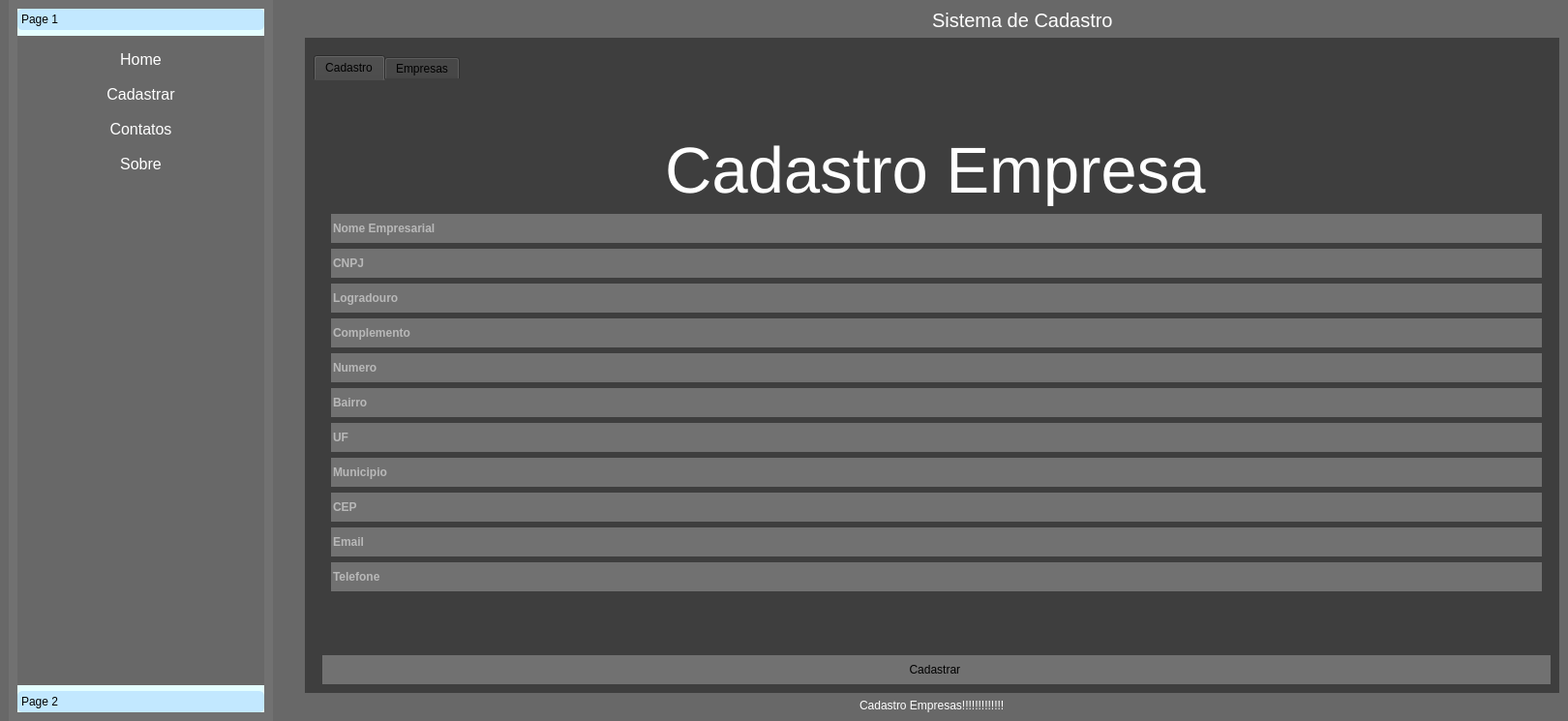
<?xml version="1.0" encoding="UTF-8"?>
<ui version="4.0">
 <class>MainWindow</class>
 <widget class="QMainWindow" name="MainWindow">
  <property name="geometry">
   <rect>
    <x>0</x>
    <y>0</y>
    <width>1620</width>
    <height>745</height>
   </rect>
  </property>
  <property name="windowTitle">
   <string>MainWindow</string>
  </property>
  <property name="styleSheet">
   <string notr="true">background-color: rgb(104, 104, 104);</string>
  </property>
  <widget class="QWidget" name="centralwidget">
   <property name="styleSheet">
    <string notr="true">*{
border:none
}

QLabel{
color:#fff
}
</string>
   </property>
   <layout class="QGridLayout" name="gridLayout_2">
    <property name="leftMargin">
     <number>0</number>
    </property>
    <property name="topMargin">
     <number>0</number>
    </property>
    <property name="rightMargin">
     <number>0</number>
    </property>
    <property name="bottomMargin">
     <number>0</number>
    </property>
    <item row="0" column="0">
     <widget class="QFrame" name="left_Container">
      <property name="maximumSize">
       <size>
        <width>300</width>
        <height>16777215</height>
       </size>
      </property>
      <property name="frameShape">
       <enum>QFrame::StyledPanel</enum>
      </property>
      <property name="frameShadow">
       <enum>QFrame::Raised</enum>
      </property>
      <layout class="QHBoxLayout" name="horizontalLayout">
       <property name="spacing">
        <number>9</number>
       </property>
       <property name="leftMargin">
        <number>9</number>
       </property>
       <property name="topMargin">
        <number>0</number>
       </property>
       <property name="rightMargin">
        <number>9</number>
       </property>
       <property name="bottomMargin">
        <number>0</number>
       </property>
       <item>
        <widget class="QFrame" name="frame_2">
         <property name="styleSheet">
          <string notr="true">QFrame{
	background-color: rgb(113, 113, 113);
}
QToolBox{
text-align:left;
	background-color: rgb(228, 254, 255);
}

QToolBox::tab{
border-radius:5px;
background-color:rgb(194,232,255);
text-align:left;

}</string>
         </property>
         <property name="frameShape">
          <enum>QFrame::StyledPanel</enum>
         </property>
         <property name="frameShadow">
          <enum>QFrame::Raised</enum>
         </property>
         <layout class="QVBoxLayout" name="verticalLayout_3">
          <property name="spacing">
           <number>0</number>
          </property>
          <property name="leftMargin">
           <number>9</number>
          </property>
          <property name="topMargin">
           <number>9</number>
          </property>
          <property name="rightMargin">
           <number>9</number>
          </property>
          <property name="bottomMargin">
           <number>9</number>
          </property>
          <item>
           <widget class="QToolBox" name="toolBox">
            <property name="styleSheet">
             <string notr="true">QPushButton:hover{
	background-color:rgb(65,65,65);
	font-weight:800;
}

QPushButton{
color:rgb(255,255,255);
}</string>
            </property>
            <property name="currentIndex">
             <number>0</number>
            </property>
            <widget class="QWidget" name="page">
             <property name="geometry">
              <rect>
               <x>0</x>
               <y>0</y>
               <width>254</width>
               <height>667</height>
              </rect>
             </property>
             <attribute name="label">
              <string>Page 1</string>
             </attribute>
             <layout class="QVBoxLayout" name="verticalLayout_4">
              <item>
               <widget class="QPushButton" name="Btn_Inicio_as">
                <property name="minimumSize">
                 <size>
                  <width>0</width>
                  <height>30</height>
                 </size>
                </property>
                <property name="sizeIncrement">
                 <size>
                  <width>0</width>
                  <height>0</height>
                 </size>
                </property>
                <property name="font">
                 <font>
                  <pointsize>12</pointsize>
                 </font>
                </property>
                <property name="cursor">
                 <cursorShape>PointingHandCursor</cursorShape>
                </property>
                <property name="text">
                 <string>Home</string>
                </property>
               </widget>
              </item>
              <item>
               <widget class="QPushButton" name="Btn_Cadastrar_as">
                <property name="minimumSize">
                 <size>
                  <width>0</width>
                  <height>30</height>
                 </size>
                </property>
                <property name="sizeIncrement">
                 <size>
                  <width>0</width>
                  <height>0</height>
                 </size>
                </property>
                <property name="font">
                 <font>
                  <pointsize>12</pointsize>
                 </font>
                </property>
                <property name="cursor">
                 <cursorShape>PointingHandCursor</cursorShape>
                </property>
                <property name="text">
                 <string>Cadastrar</string>
                </property>
               </widget>
              </item>
              <item>
               <widget class="QPushButton" name="Btn_Sobre_as">
                <property name="minimumSize">
                 <size>
                  <width>0</width>
                  <height>30</height>
                 </size>
                </property>
                <property name="sizeIncrement">
                 <size>
                  <width>0</width>
                  <height>0</height>
                 </size>
                </property>
                <property name="font">
                 <font>
                  <pointsize>12</pointsize>
                 </font>
                </property>
                <property name="cursor">
                 <cursorShape>PointingHandCursor</cursorShape>
                </property>
                <property name="text">
                 <string>Contatos</string>
                </property>
               </widget>
              </item>
              <item>
               <widget class="QPushButton" name="Btn_Contato_as">
                <property name="minimumSize">
                 <size>
                  <width>0</width>
                  <height>30</height>
                 </size>
                </property>
                <property name="sizeIncrement">
                 <size>
                  <width>0</width>
                  <height>0</height>
                 </size>
                </property>
                <property name="font">
                 <font>
                  <pointsize>12</pointsize>
                 </font>
                </property>
                <property name="cursor">
                 <cursorShape>PointingHandCursor</cursorShape>
                </property>
                <property name="text">
                 <string>Sobre</string>
                </property>
               </widget>
              </item>
              <item>
               <spacer name="verticalSpacer">
                <property name="orientation">
                 <enum>Qt::Vertical</enum>
                </property>
                <property name="sizeHint" stdset="0">
                 <size>
                  <width>20</width>
                  <height>40</height>
                 </size>
                </property>
               </spacer>
              </item>
             </layout>
            </widget>
            <widget class="QWidget" name="page_2">
             <property name="geometry">
              <rect>
               <x>0</x>
               <y>0</y>
               <width>254</width>
               <height>667</height>
              </rect>
             </property>
             <attribute name="label">
              <string>Page 2</string>
             </attribute>
             <layout class="QVBoxLayout" name="verticalLayout_5">
              <item>
               <widget class="QLabel" name="label_4">
                <property name="toolTip">
                 <string>&lt;html&gt;&lt;head/&gt;&lt;body&gt;&lt;p align=&quot;center&quot;&gt;&lt;span style=&quot; font-size:18pt;&quot;&gt;Usuario: Thiago&lt;/span&gt;&lt;/p&gt;&lt;p align=&quot;center&quot;&gt;&lt;span style=&quot; font-size:18pt;&quot;&gt;Sistema: Cadastro&lt;/span&gt;&lt;/p&gt;&lt;p align=&quot;center&quot;&gt;&lt;span style=&quot; font-size:18pt;&quot;&gt;Status:Ativo&lt;/span&gt;&lt;/p&gt;&lt;p align=&quot;center&quot;&gt;&lt;span style=&quot; font-size:18pt;&quot;&gt;Venc:12/12/3000&lt;/span&gt;&lt;/p&gt;&lt;/body&gt;&lt;/html&gt;</string>
                </property>
                <property name="styleSheet">
                 <string notr="true">color: rgb(255, 255, 255);</string>
                </property>
                <property name="text">
                 <string>&lt;html&gt;&lt;head/&gt;&lt;body&gt;&lt;p align=&quot;center&quot;&gt;&lt;span style=&quot; font-size:18pt;&quot;&gt;Usuario: Root&lt;/span&gt;&lt;/p&gt;&lt;p align=&quot;center&quot;&gt;&lt;span style=&quot; font-size:18pt;&quot;&gt;Sistema: Cadastro&lt;/span&gt;&lt;/p&gt;&lt;p align=&quot;center&quot;&gt;&lt;span style=&quot; font-size:18pt;&quot;&gt;Status: Ativo&lt;/span&gt;&lt;/p&gt;&lt;p align=&quot;center&quot;&gt;&lt;span style=&quot; font-size:18pt;&quot;&gt;Venc: 12/12/3000&lt;/span&gt;&lt;/p&gt;&lt;/body&gt;&lt;/html&gt;</string>
                </property>
               </widget>
              </item>
             </layout>
            </widget>
           </widget>
          </item>
         </layout>
        </widget>
       </item>
       <item>
        <widget class="QFrame" name="frame">
         <property name="frameShape">
          <enum>QFrame::StyledPanel</enum>
         </property>
         <property name="frameShadow">
          <enum>QFrame::Raised</enum>
         </property>
         <layout class="QHBoxLayout" name="horizontalLayout_4">
          <property name="spacing">
           <number>0</number>
          </property>
          <property name="leftMargin">
           <number>0</number>
          </property>
          <property name="topMargin">
           <number>0</number>
          </property>
          <property name="rightMargin">
           <number>0</number>
          </property>
          <property name="bottomMargin">
           <number>0</number>
          </property>
         </layout>
        </widget>
       </item>
      </layout>
     </widget>
    </item>
    <item row="0" column="1">
     <widget class="QFrame" name="Main_Container">
      <property name="frameShape">
       <enum>QFrame::StyledPanel</enum>
      </property>
      <property name="frameShadow">
       <enum>QFrame::Raised</enum>
      </property>
      <layout class="QVBoxLayout" name="verticalLayout">
       <item>
        <widget class="QFrame" name="top_frame">
         <property name="frameShape">
          <enum>QFrame::StyledPanel</enum>
         </property>
         <property name="frameShadow">
          <enum>QFrame::Raised</enum>
         </property>
         <layout class="QHBoxLayout" name="horizontalLayout_2">
          <property name="spacing">
           <number>0</number>
          </property>
          <property name="leftMargin">
           <number>0</number>
          </property>
          <property name="topMargin">
           <number>0</number>
          </property>
          <property name="rightMargin">
           <number>0</number>
          </property>
          <property name="bottomMargin">
           <number>0</number>
          </property>
          <item>
           <widget class="QPushButton" name="Btn_Toggle">
            <property name="cursor">
             <cursorShape>PointingHandCursor</cursorShape>
            </property>
            <property name="styleSheet">
             <string notr="true"/>
            </property>
            <property name="text">
             <string/>
            </property>
            <property name="icon">
             <iconset>
              <normaloff>:/icons/single-user-icon-png-free--rLHSHx.png</normaloff>:/icons/single-user-icon-png-free--rLHSHx.png</iconset>
            </property>
            <property name="iconSize">
             <size>
              <width>24</width>
              <height>24</height>
             </size>
            </property>
           </widget>
          </item>
          <item>
           <widget class="QLabel" name="label">
            <property name="enabled">
             <bool>true</bool>
            </property>
            <property name="font">
             <font>
              <pointsize>15</pointsize>
             </font>
            </property>
            <property name="text">
             <string>Sistema de Cadastro</string>
            </property>
            <property name="alignment">
             <set>Qt::AlignLeading|Qt::AlignLeft|Qt::AlignTop</set>
            </property>
           </widget>
          </item>
         </layout>
        </widget>
       </item>
       <item>
        <widget class="QFrame" name="main_frame">
         <property name="sizePolicy">
          <sizepolicy hsizetype="Preferred" vsizetype="Expanding">
           <horstretch>0</horstretch>
           <verstretch>0</verstretch>
          </sizepolicy>
         </property>
         <property name="styleSheet">
          <string notr="true">background-color: rgb(62,62,62)</string>
         </property>
         <property name="frameShape">
          <enum>QFrame::StyledPanel</enum>
         </property>
         <property name="frameShadow">
          <enum>QFrame::Raised</enum>
         </property>
         <layout class="QVBoxLayout" name="verticalLayout_6">
          <property name="spacing">
           <number>0</number>
          </property>
          <property name="leftMargin">
           <number>9</number>
          </property>
          <property name="topMargin">
           <number>9</number>
          </property>
          <property name="rightMargin">
           <number>0</number>
          </property>
          <property name="bottomMargin">
           <number>0</number>
          </property>
          <item>
           <widget class="QStackedWidget" name="stackedWidget">
            <property name="currentIndex">
             <number>3</number>
            </property>
            <widget class="QWidget" name="page_sobre">
             <layout class="QHBoxLayout" name="horizontalLayout_6">
              <item>
               <widget class="QLabel" name="label_GitHub">
                <property name="text">
                 <string>&lt;html&gt;&lt;head/&gt;&lt;body&gt;&lt;p align=&quot;center&quot;&gt;&lt;span style=&quot; font-size:18pt;&quot;&gt;GitHub&lt;/span&gt;&lt;/p&gt;&lt;p align=&quot;center&quot;&gt;&lt;a href=&quot;https://github.com/ThiagoST32&quot;&gt;&lt;span style=&quot; font-size:18pt; color:#ffffff;&quot;&gt;ThiagoST32&lt;/span&gt;&lt;/a&gt;&lt;/p&gt;&lt;/body&gt;&lt;/html&gt;</string>
                </property>
               </widget>
              </item>
              <item>
               <spacer name="horizontalSpacer">
                <property name="orientation">
                 <enum>Qt::Horizontal</enum>
                </property>
                <property name="sizeHint" stdset="0">
                 <size>
                  <width>135</width>
                  <height>20</height>
                 </size>
                </property>
               </spacer>
              </item>
              <item>
               <widget class="QLabel" name="label_Instagram">
                <property name="text">
                 <string>&lt;html&gt;&lt;head/&gt;&lt;body&gt;&lt;p align=&quot;center&quot;&gt;&lt;span style=&quot; font-size:18pt;&quot;&gt;Instagram&lt;/span&gt;&lt;/p&gt;&lt;p align=&quot;center&quot;&gt;&lt;a href=&quot;https://www.instagram.com/thyago6554/?hl=pt-br&quot;&gt;&lt;span style=&quot; font-size:18pt; text-decoration: underline; color:#ffffff;&quot;&gt;@thyago6554&lt;/span&gt;&lt;/a&gt;&lt;/p&gt;&lt;/body&gt;&lt;/html&gt;</string>
                </property>
               </widget>
              </item>
              <item>
               <spacer name="horizontalSpacer_5">
                <property name="orientation">
                 <enum>Qt::Horizontal</enum>
                </property>
                <property name="sizeHint" stdset="0">
                 <size>
                  <width>40</width>
                  <height>20</height>
                 </size>
                </property>
               </spacer>
              </item>
              <item>
               <widget class="QLabel" name="label_Email">
                <property name="text">
                 <string>&lt;html&gt;&lt;head/&gt;&lt;body&gt;&lt;p align=&quot;center&quot;&gt;&lt;span style=&quot; font-size:18pt;&quot;&gt;Email&lt;/span&gt;&lt;/p&gt;&lt;p align=&quot;center&quot;&gt;&lt;span style=&quot; font-size:18pt;&quot;&gt;thiago.sandre.trevisan@gmail.com&lt;/span&gt;&lt;/p&gt;&lt;p align=&quot;center&quot;&gt;&lt;br/&gt;&lt;/p&gt;&lt;/body&gt;&lt;/html&gt;</string>
                </property>
               </widget>
              </item>
              <item>
               <spacer name="horizontalSpacer_2">
                <property name="orientation">
                 <enum>Qt::Horizontal</enum>
                </property>
                <property name="sizeHint" stdset="0">
                 <size>
                  <width>135</width>
                  <height>20</height>
                 </size>
                </property>
               </spacer>
              </item>
              <item>
               <widget class="QLabel" name="label_LinkeDin">
                <property name="text">
                 <string>&lt;html&gt;&lt;head/&gt;&lt;body&gt;&lt;p align=&quot;center&quot;&gt;&lt;span style=&quot; font-size:18pt;&quot;&gt;LinkeDin&lt;/span&gt;&lt;/p&gt;&lt;p align=&quot;center&quot;&gt;&lt;a href=&quot;www.linkedin.com/in/thiago-sandre-840a23270  &quot;&gt;&lt;span style=&quot; font-size:18pt; text-decoration: underline; color:#ffffff;&quot;&gt;Perfil LinkeDin&lt;/span&gt;&lt;/a&gt;&lt;/p&gt;&lt;/body&gt;&lt;/html&gt;</string>
                </property>
               </widget>
              </item>
              <item>
               <spacer name="verticalSpacer_8">
                <property name="orientation">
                 <enum>Qt::Vertical</enum>
                </property>
                <property name="sizeHint" stdset="0">
                 <size>
                  <width>20</width>
                  <height>640</height>
                 </size>
                </property>
               </spacer>
              </item>
             </layout>
            </widget>
            <widget class="QWidget" name="page_home">
             <layout class="QGridLayout" name="gridLayout"/>
            </widget>
            <widget class="QWidget" name="page_contatos">
             <layout class="QHBoxLayout" name="horizontalLayout_7">
              <item>
               <widget class="QLabel" name="label_3">
                <property name="text">
                 <string>&lt;html&gt;&lt;head/&gt;&lt;body&gt;&lt;p align=&quot;center&quot;&gt;&lt;span style=&quot; font-size:18pt;&quot;&gt;Projeto Feito em Pyside6 juntamente com&lt;/span&gt;&lt;/p&gt;&lt;p align=&quot;center&quot;&gt;&lt;span style=&quot; font-size:18pt;&quot;&gt;Python e Mysql&lt;br/&gt;Onde o objetivo do sistema é o basico&lt;/span&gt;&lt;/p&gt;&lt;p align=&quot;center&quot;&gt;&lt;span style=&quot; font-size:18pt;&quot;&gt;Cadastrar&lt;/span&gt;&lt;/p&gt;&lt;p align=&quot;center&quot;&gt;&lt;span style=&quot; font-size:18pt;&quot;&gt;Editar &lt;/span&gt;&lt;/p&gt;&lt;p align=&quot;center&quot;&gt;&lt;span style=&quot; font-size:18pt;&quot;&gt;Excluir&lt;/span&gt;&lt;/p&gt;&lt;p align=&quot;center&quot;&gt;&lt;span style=&quot; font-size:18pt;&quot;&gt;Listar &lt;/span&gt;&lt;/p&gt;&lt;p align=&quot;center&quot;&gt;&lt;span style=&quot; font-size:18pt;&quot;&gt;Procurar&lt;/span&gt;&lt;/p&gt;&lt;p align=&quot;center&quot;&gt;&lt;span style=&quot; font-size:18pt;&quot;&gt;Feito por Thiago Sandre Trevisan&lt;/span&gt;&lt;br/&gt;&lt;/p&gt;&lt;/body&gt;&lt;/html&gt;</string>
                </property>
               </widget>
              </item>
             </layout>
            </widget>
            <widget class="QWidget" name="page_Cadastrar">
             <layout class="QVBoxLayout" name="verticalLayout_8">
              <property name="spacing">
               <number>0</number>
              </property>
              <property name="leftMargin">
               <number>0</number>
              </property>
              <property name="topMargin">
               <number>9</number>
              </property>
              <property name="rightMargin">
               <number>0</number>
              </property>
              <property name="bottomMargin">
               <number>0</number>
              </property>
              <item>
               <widget class="QTabWidget" name="tabWidget">
                <property name="styleSheet">
                 <string notr="true"/>
                </property>
                <property name="currentIndex">
                 <number>0</number>
                </property>
                <widget class="QWidget" name="Cadastro">
                 <attribute name="title">
                  <string>Cadastro</string>
                 </attribute>
                 <layout class="QVBoxLayout" name="verticalLayout_7">
                  <item>
                   <widget class="QFrame" name="frame_5">
                    <property name="frameShape">
                     <enum>QFrame::StyledPanel</enum>
                    </property>
                    <property name="frameShadow">
                     <enum>QFrame::Raised</enum>
                    </property>
                    <widget class="QLabel" name="label_Empresas_Cadastro">
                     <property name="geometry">
                      <rect>
                       <x>130</x>
                       <y>50</y>
                       <width>211</width>
                       <height>101</height>
                      </rect>
                     </property>
                     <property name="text">
                      <string>&lt;html&gt;&lt;head/&gt;&lt;body&gt;&lt;p align=&quot;center&quot;&gt;&lt;span style=&quot; font-size:26pt;&quot;&gt;EMPRESAS&lt;/span&gt;&lt;/p&gt;&lt;/body&gt;&lt;/html&gt;</string>
                     </property>
                    </widget>
                   </widget>
                  </item>
                  <item>
                   <widget class="QFrame" name="frame_4">
                    <property name="styleSheet">
                     <string notr="true">QLineEdit{
	background-color: rgb(113, 113, 113);
	height:30px;
	color: rgb(255, 255,255);
	border-radius: 30px;
	font-weight:800;
}


QFrame{
background-color: rgb(62,62,62);
}</string>
                    </property>
                    <property name="frameShape">
                     <enum>QFrame::StyledPanel</enum>
                    </property>
                    <property name="frameShadow">
                     <enum>QFrame::Raised</enum>
                    </property>
                    <layout class="QVBoxLayout" name="verticalLayout_10">
                     <property name="sizeConstraint">
                      <enum>QLayout::SetDefaultConstraint</enum>
                     </property>
                     <property name="leftMargin">
                      <number>9</number>
                     </property>
                     <property name="topMargin">
                      <number>0</number>
                     </property>
                     <property name="rightMargin">
                      <number>9</number>
                     </property>
                     <property name="bottomMargin">
                      <number>0</number>
                     </property>
                     <item>
                      <spacer name="verticalSpacer_3">
                       <property name="orientation">
                        <enum>Qt::Vertical</enum>
                       </property>
                       <property name="sizeHint" stdset="0">
                        <size>
                         <width>20</width>
                         <height>40</height>
                        </size>
                       </property>
                      </spacer>
                     </item>
                     <item alignment="Qt::AlignHCenter|Qt::AlignVCenter">
                      <widget class="QLabel" name="label_Cadastro_Empresa">
                       <property name="font">
                        <font>
                         <pointsize>50</pointsize>
                        </font>
                       </property>
                       <property name="styleSheet">
                        <string notr="true">color: rgb(255, 255, 255);
</string>
                       </property>
                       <property name="text">
                        <string>&lt;html&gt;&lt;head/&gt;&lt;body&gt;&lt;p&gt;Cadastro Empresa&lt;/p&gt;&lt;/body&gt;&lt;/html&gt;</string>
                       </property>
                      </widget>
                     </item>
                     <item>
                      <widget class="QLineEdit" name="lineEdit_Nome_Empresa_Cadastro">
                       <property name="styleSheet">
                        <string notr="true">QLineEdit{
	color: rgb(255, 255, 255);
	border-radius: 30px;
	
}</string>
                       </property>
                       <property name="placeholderText">
                        <string>Nome Empresarial</string>
                       </property>
                      </widget>
                     </item>
                     <item>
                      <widget class="QLineEdit" name="lineEdit_CNPJ_Cadastro">
                       <property name="placeholderText">
                        <string>CNPJ</string>
                       </property>
                      </widget>
                     </item>
                     <item>
                      <widget class="QLineEdit" name="lineEdit_Logradou_Cadastro">
                       <property name="placeholderText">
                        <string>Logradouro</string>
                       </property>
                      </widget>
                     </item>
                     <item>
                      <widget class="QLineEdit" name="lineEdit_Complemento_Cadastro">
                       <property name="placeholderText">
                        <string>Complemento</string>
                       </property>
                      </widget>
                     </item>
                     <item>
                      <widget class="QLineEdit" name="lineEdit_Numero_Cadastro">
                       <property name="placeholderText">
                        <string>Numero</string>
                       </property>
                      </widget>
                     </item>
                     <item>
                      <widget class="QLineEdit" name="lineEdit_Bairro_Cadastro">
                       <property name="placeholderText">
                        <string>Bairro</string>
                       </property>
                      </widget>
                     </item>
                     <item>
                      <widget class="QLineEdit" name="lineEdit_UF_Cadasdtro">
                       <property name="placeholderText">
                        <string>UF</string>
                       </property>
                      </widget>
                     </item>
                     <item>
                      <widget class="QLineEdit" name="lineEdit_Municipio_Cadastro">
                       <property name="placeholderText">
                        <string>Municipio</string>
                       </property>
                      </widget>
                     </item>
                     <item>
                      <widget class="QLineEdit" name="lineEdit_CEP_Cadastro">
                       <property name="placeholderText">
                        <string>CEP</string>
                       </property>
                      </widget>
                     </item>
                     <item>
                      <widget class="QLineEdit" name="lineEdit_Email_Cadastro">
                       <property name="placeholderText">
                        <string>Email</string>
                       </property>
                      </widget>
                     </item>
                     <item>
                      <widget class="QLineEdit" name="lineEdit_Telefone_Cadastro">
                       <property name="placeholderText">
                        <string>Telefone</string>
                       </property>
                      </widget>
                     </item>
                     <item>
                      <spacer name="verticalSpacer_4">
                       <property name="orientation">
                        <enum>Qt::Vertical</enum>
                       </property>
                       <property name="sizeHint" stdset="0">
                        <size>
                         <width>20</width>
                         <height>40</height>
                        </size>
                       </property>
                      </spacer>
                     </item>
                    </layout>
                   </widget>
                  </item>
                  <item>
                   <spacer name="horizontalSpacer_3">
                    <property name="orientation">
                     <enum>Qt::Horizontal</enum>
                    </property>
                    <property name="sizeHint" stdset="0">
                     <size>
                      <width>1264</width>
                      <height>20</height>
                     </size>
                    </property>
                   </spacer>
                  </item>
                  <item>
                   <widget class="QPushButton" name="Btn_Cadastrar_Empresa">
                    <property name="minimumSize">
                     <size>
                      <width>120</width>
                      <height>30</height>
                     </size>
                    </property>
                    <property name="cursor">
                     <cursorShape>PointingHandCursor</cursorShape>
                    </property>
                    <property name="styleSheet">
                     <string notr="true">QPushButton:hover{
color:rgb(255,255,255);
background-color:rgb(49,147,0);


}
QPushButton{
background-color: rgb(113, 113, 113);
}</string>
                    </property>
                    <property name="text">
                     <string>Cadastrar </string>
                    </property>
                   </widget>
                  </item>
                 </layout>
                </widget>
                <widget class="QWidget" name="Empresas">
                 <attribute name="title">
                  <string>Empresas</string>
                 </attribute>
                 <layout class="QVBoxLayout" name="verticalLayout_9">
                  <item>
                   <widget class="QLabel" name="label_Empresa">
                    <property name="toolTip">
                     <string>&lt;html&gt;&lt;head/&gt;&lt;body&gt;&lt;p align=&quot;center&quot;&gt;&lt;br/&gt;&lt;/p&gt;&lt;/body&gt;&lt;/html&gt;</string>
                    </property>
                    <property name="styleSheet">
                     <string notr="true"/>
                    </property>
                    <property name="text">
                     <string>&lt;html&gt;&lt;head/&gt;&lt;body&gt;&lt;p align=&quot;center&quot;&gt;&lt;span style=&quot; font-size:18pt;&quot;&gt;Empresas &lt;/span&gt;&lt;span style=&quot; font-size:20pt;&quot;&gt;📊&lt;/span&gt;&lt;/p&gt;&lt;/body&gt;&lt;/html&gt;</string>
                    </property>
                    <property name="alignment">
                     <set>Qt::AlignLeading|Qt::AlignLeft|Qt::AlignTop</set>
                    </property>
                   </widget>
                  </item>
                  <item>
                   <widget class="QLabel" name="label_Buscar_Empresa">
                    <property name="font">
                     <font>
                      <pointsize>25</pointsize>
                     </font>
                    </property>
                    <property name="text">
                     <string>Buscar Empresa </string>
                    </property>
                   </widget>
                  </item>
                  <item>
                   <widget class="QLineEdit" name="lineEdit_Pesquisar_Empresa">
                    <property name="maximumSize">
                     <size>
                      <width>500</width>
                      <height>30</height>
                     </size>
                    </property>
                    <property name="toolTip">
                     <string>&lt;html&gt;&lt;head/&gt;&lt;body&gt;&lt;p&gt;&lt;br/&gt;&lt;/p&gt;&lt;/body&gt;&lt;/html&gt;</string>
                    </property>
                    <property name="styleSheet">
                     <string notr="true">QLineEdit{
	background-color: rgb(113, 113, 113);
	height:20px;
	color: rgb(255, 255,255);
	border-radius: 30px;
	font-weight:800;
}</string>
                    </property>
                    <property name="text">
                     <string/>
                    </property>
                   </widget>
                  </item>
                  <item>
                   <layout class="QHBoxLayout" name="horizontalLayout_5">
                    <property name="spacing">
                     <number>0</number>
                    </property>
                    <property name="rightMargin">
                     <number>0</number>
                    </property>
                    <item>
                     <widget class="QTableWidget" name="tableWidget">
                      <property name="styleSheet">
                       <string notr="true">QHeaderView::section{
background-color:rgb(148,148,148);
color:rgb(255,255,255);
}

QTableWidget{
background-color: rgb(62,62,62);
}</string>
                      </property>
                      <column>
                       <property name="text">
                        <string>ID Empresa</string>
                       </property>
                      </column>
                      <column>
                       <property name="text">
                        <string>CNPJ </string>
                       </property>
                      </column>
                      <column>
                       <property name="text">
                        <string>NOME</string>
                       </property>
                      </column>
                      <column>
                       <property name="text">
                        <string>LOGRADOURO</string>
                       </property>
                      </column>
                      <column>
                       <property name="text">
                        <string>NUMERO</string>
                       </property>
                      </column>
                      <column>
                       <property name="text">
                        <string>COMPLEMENTO</string>
                       </property>
                      </column>
                      <column>
                       <property name="text">
                        <string>BAIRRO</string>
                       </property>
                      </column>
                      <column>
                       <property name="text">
                        <string>MUNICIPIO</string>
                       </property>
                      </column>
                      <column>
                       <property name="text">
                        <string>UF</string>
                       </property>
                      </column>
                      <column>
                       <property name="text">
                        <string>CEP</string>
                       </property>
                      </column>
                      <column>
                       <property name="text">
                        <string>TELEFONE</string>
                       </property>
                      </column>
                      <column>
                       <property name="text">
                        <string>EMAIL</string>
                       </property>
                      </column>
                     </widget>
                    </item>
                    <item>
                     <widget class="QFrame" name="frame_3">
                      <property name="sizePolicy">
                       <sizepolicy hsizetype="MinimumExpanding" vsizetype="Ignored">
                        <horstretch>0</horstretch>
                        <verstretch>0</verstretch>
                       </sizepolicy>
                      </property>
                      <property name="minimumSize">
                       <size>
                        <width>199</width>
                        <height>360</height>
                       </size>
                      </property>
                      <property name="maximumSize">
                       <size>
                        <width>199</width>
                        <height>360</height>
                       </size>
                      </property>
                      <property name="cursor">
                       <cursorShape>PointingHandCursor</cursorShape>
                      </property>
                      <property name="styleSheet">
                       <string notr="true">QPushButton{
border-radius:15px;
background-color: rgb(113, 113, 113);
color:rgb(0,24,74);
}

QFrame{
background-color: rgb(62,62,62);
}</string>
                      </property>
                      <property name="frameShape">
                       <enum>QFrame::StyledPanel</enum>
                      </property>
                      <property name="frameShadow">
                       <enum>QFrame::Raised</enum>
                      </property>
                      <layout class="QVBoxLayout" name="verticalLayout_2">
                       <item>
                        <widget class="QPushButton" name="Btn_Gerar_Excel">
                         <property name="minimumSize">
                          <size>
                           <width>120</width>
                           <height>30</height>
                          </size>
                         </property>
                         <property name="styleSheet">
                          <string notr="true">QPushButton:hover{
color:rgb(255,255,255);
background-color:rgb(49,147,0);
}</string>
                         </property>
                         <property name="text">
                          <string>Gerar Excel </string>
                         </property>
                        </widget>
                       </item>
                       <item>
                        <widget class="QPushButton" name="Btn_Alterar">
                         <property name="minimumSize">
                          <size>
                           <width>120</width>
                           <height>30</height>
                          </size>
                         </property>
                         <property name="cursor">
                          <cursorShape>PointingHandCursor</cursorShape>
                         </property>
                         <property name="toolTip">
                          <string>&lt;!DOCTYPE HTML PUBLIC &quot;-//W3C//DTD HTML 4.0//EN&quot; &quot;http://www.w3.org/TR/REC-html40/strict.dtd&quot;&gt;
&lt;html&gt;&lt;head&gt;&lt;meta name=&quot;qrichtext&quot; content=&quot;1&quot; /&gt;&lt;meta charset=&quot;utf-8&quot; /&gt;&lt;style type=&quot;text/css&quot;&gt;
p, li { white-space: pre-wrap; }
hr { height: 1px; border-width: 0; }
li.unchecked::marker { content: &quot;\2610&quot;; }
li.checked::marker { content: &quot;\2612&quot;; }
&lt;/style&gt;&lt;/head&gt;&lt;body style=&quot; font-family:'Segoe UI'; font-size:9pt; font-weight:400; font-style:normal;&quot;&gt;
&lt;p align=&quot;center&quot; style=&quot; margin-top:12px; margin-bottom:12px; margin-left:0px; margin-right:0px; -qt-block-indent:0; text-indent:0px;&quot;&gt;alterar&lt;/p&gt;
&lt;p align=&quot;center&quot; style=&quot;-qt-paragraph-type:empty; margin-top:12px; margin-bottom:12px; margin-left:0px; margin-right:0px; -qt-block-indent:0; text-indent:0px;&quot;&gt;&lt;br /&gt;&lt;/p&gt;&lt;/body&gt;&lt;/html&gt;</string>
                         </property>
                         <property name="whatsThis">
                          <string>&lt;html&gt;&lt;head/&gt;&lt;body&gt;&lt;p align=&quot;center&quot;&gt;Alterar&lt;/p&gt;&lt;/body&gt;&lt;/html&gt;</string>
                         </property>
                         <property name="styleSheet">
                          <string notr="true">QPushButton:hover{
color:rgb(255,255,255);
background-color:rgb(49,147,0);
}</string>
                         </property>
                         <property name="text">
                          <string>Alterar </string>
                         </property>
                        </widget>
                       </item>
                       <item>
                        <widget class="QPushButton" name="Btn_Excluir_Empresa">
                         <property name="minimumSize">
                          <size>
                           <width>120</width>
                           <height>30</height>
                          </size>
                         </property>
                         <property name="cursor">
                          <cursorShape>PointingHandCursor</cursorShape>
                         </property>
                         <property name="styleSheet">
                          <string notr="true">QPushButton:hover{
color:rgb(255,255,255);
background-color:rgb(49,147,0);
}</string>
                         </property>
                         <property name="text">
                          <string>Excluir </string>
                         </property>
                        </widget>
                       </item>
                       <item>
                        <spacer name="verticalSpacer_2">
                         <property name="orientation">
                          <enum>Qt::Vertical</enum>
                         </property>
                         <property name="sizeHint" stdset="0">
                          <size>
                           <width>20</width>
                           <height>231</height>
                          </size>
                         </property>
                        </spacer>
                       </item>
                      </layout>
                     </widget>
                    </item>
                   </layout>
                  </item>
                 </layout>
                 <zorder>lineEdit_Pesquisar_Empresa</zorder>
                 <zorder>label_Empresa</zorder>
                 <zorder>label_Buscar_Empresa</zorder>
                </widget>
               </widget>
              </item>
             </layout>
            </widget>
           </widget>
          </item>
         </layout>
        </widget>
       </item>
       <item>
        <widget class="QFrame" name="footer_frame">
         <property name="frameShape">
          <enum>QFrame::StyledPanel</enum>
         </property>
         <property name="frameShadow">
          <enum>QFrame::Raised</enum>
         </property>
         <layout class="QHBoxLayout" name="horizontalLayout_3">
          <property name="spacing">
           <number>0</number>
          </property>
          <property name="leftMargin">
           <number>0</number>
          </property>
          <property name="topMargin">
           <number>0</number>
          </property>
          <property name="rightMargin">
           <number>0</number>
          </property>
          <property name="bottomMargin">
           <number>0</number>
          </property>
          <item alignment="Qt::AlignHCenter">
           <widget class="QLabel" name="label_User_Footer">
            <property name="text">
             <string>Cadastro Empresas!!!!!!!!!!!!!</string>
            </property>
           </widget>
          </item>
         </layout>
        </widget>
       </item>
      </layout>
     </widget>
    </item>
   </layout>
  </widget>
 </widget>
 <resources>
  <include location="img/icons_.qrc"/>
 </resources>
 <connections/>
</ui>
